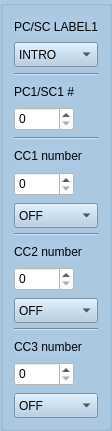
     <widget class="QGroupBox" name="columnbox1">
      <property name="geometry">
       <rect>
        <x>10</x>
        <y>50</y>
        <width>111</width>
        <height>431</height>
       </rect>
      </property>
      <property name="styleSheet">
       <string notr="true">background-color: rgb(172, 202, 227);</string>
      </property>
      <layout class="QVBoxLayout" name="verticalLayout_5">
       <item>
        <widget class="QLabel" name="label_BankPC1_1">
         <property name="sizePolicy">
          <sizepolicy hsizetype="Fixed" vsizetype="Preferred">
           <horstretch>0</horstretch>
           <verstretch>0</verstretch>
          </sizepolicy>
         </property>
         <property name="maximumSize">
          <size>
           <width>16777215</width>
           <height>30</height>
          </size>
         </property>
         <property name="text">
          <string>PC/SC LABEL1</string>
         </property>
        </widget>
       </item>
       <item>
        <widget class="QComboBox" name="presetLabel1_1">
         <property name="minimumSize">
          <size>
           <width>0</width>
           <height>25</height>
          </size>
         </property>
         <property name="styleSheet">
          <string notr="true">background-color: rgb(172, 202, 227);</string>
         </property>
         <item>
          <property name="text">
           <string>INTRO</string>
          </property>
         </item>
         <item>
          <property name="text">
           <string>VERSE</string>
          </property>
         </item>
         <item>
          <property name="text">
           <string>CHORUS</string>
          </property>
         </item>
         <item>
          <property name="text">
           <string notr="true">SOLO</string>
          </property>
         </item>
         <item>
          <property name="text">
           <string>OUTRO</string>
          </property>
         </item>
         <item>
          <property name="text">
           <string>BRIDGE</string>
          </property>
         </item>
        </widget>
       </item>
       <item>
        <widget class="Line" name="line_2">
         <property name="orientation">
          <enum>Qt::Horizontal</enum>
         </property>
        </widget>
       </item>
       <item>
        <widget class="QLabel" name="label_PC1_1">
         <property name="sizePolicy">
          <sizepolicy hsizetype="Fixed" vsizetype="Preferred">
           <horstretch>0</horstretch>
           <verstretch>0</verstretch>
          </sizepolicy>
         </property>
         <property name="maximumSize">
          <size>
           <width>16777215</width>
           <height>30</height>
          </size>
         </property>
         <property name="text">
          <string>PC1/SC1 #</string>
         </property>
        </widget>
       </item>
       <item>
        <widget class="QSpinBox" name="spinBox_PC1_1">
         <property name="sizePolicy">
          <sizepolicy hsizetype="Fixed" vsizetype="Fixed">
           <horstretch>0</horstretch>
           <verstretch>0</verstretch>
          </sizepolicy>
         </property>
         <property name="minimumSize">
          <size>
           <width>60</width>
           <height>24</height>
          </size>
         </property>
         <property name="maximumSize">
          <size>
           <width>60</width>
           <height>16777215</height>
          </size>
         </property>
         <property name="styleSheet">
          <string notr="true">background-color: rgb(255, 255, 255);</string>
         </property>
         <property name="accelerated">
          <bool>true</bool>
         </property>
         <property name="maximum">
          <number>127</number>
         </property>
        </widget>
       </item>
       <item>
        <widget class="Line" name="line_12">
         <property name="orientation">
          <enum>Qt::Horizontal</enum>
         </property>
        </widget>
       </item>
       <item>
        <widget class="QLabel" name="label_CC1_1">
         <property name="sizePolicy">
          <sizepolicy hsizetype="Fixed" vsizetype="Preferred">
           <horstretch>0</horstretch>
           <verstretch>0</verstretch>
          </sizepolicy>
         </property>
         <property name="maximumSize">
          <size>
           <width>16777215</width>
           <height>30</height>
          </size>
         </property>
         <property name="text">
          <string>CC1 number</string>
         </property>
        </widget>
       </item>
       <item>
        <widget class="QSpinBox" name="spinBox_CC1_1">
         <property name="sizePolicy">
          <sizepolicy hsizetype="Fixed" vsizetype="Fixed">
           <horstretch>0</horstretch>
           <verstretch>0</verstretch>
          </sizepolicy>
         </property>
         <property name="minimumSize">
          <size>
           <width>60</width>
           <height>24</height>
          </size>
         </property>
         <property name="maximumSize">
          <size>
           <width>60</width>
           <height>16777215</height>
          </size>
         </property>
         <property name="styleSheet">
          <string notr="true">background-color: rgb(255, 255, 255);</string>
         </property>
         <property name="accelerated">
          <bool>true</bool>
         </property>
         <property name="maximum">
          <number>127</number>
         </property>
        </widget>
       </item>
       <item>
        <widget class="QComboBox" name="onoff1_1">
         <property name="minimumSize">
          <size>
           <width>0</width>
           <height>25</height>
          </size>
         </property>
         <property name="maximumSize">
          <size>
           <width>16777215</width>
           <height>22</height>
          </size>
         </property>
         <property name="styleSheet">
          <string notr="true">background-color: rgb(172, 202, 227);</string>
         </property>
         <item>
          <property name="text">
           <string>OFF</string>
          </property>
         </item>
         <item>
          <property name="text">
           <string>ON</string>
          </property>
         </item>
        </widget>
       </item>
       <item>
        <widget class="Line" name="line_22">
         <property name="orientation">
          <enum>Qt::Horizontal</enum>
         </property>
        </widget>
       </item>
       <item>
        <widget class="QLabel" name="label_CC2_1">
         <property name="sizePolicy">
          <sizepolicy hsizetype="Fixed" vsizetype="Preferred">
           <horstretch>0</horstretch>
           <verstretch>0</verstretch>
          </sizepolicy>
         </property>
         <property name="maximumSize">
          <size>
           <width>16777215</width>
           <height>30</height>
          </size>
         </property>
         <property name="text">
          <string>CC2 number</string>
         </property>
        </widget>
       </item>
       <item>
        <widget class="QSpinBox" name="spinBox_CC2_1">
         <property name="sizePolicy">
          <sizepolicy hsizetype="Fixed" vsizetype="Fixed">
           <horstretch>0</horstretch>
           <verstretch>0</verstretch>
          </sizepolicy>
         </property>
         <property name="minimumSize">
          <size>
           <width>60</width>
           <height>24</height>
          </size>
         </property>
         <property name="maximumSize">
          <size>
           <width>60</width>
           <height>16777215</height>
          </size>
         </property>
         <property name="styleSheet">
          <string notr="true">background-color: rgb(255, 255, 255);</string>
         </property>
         <property name="accelerated">
          <bool>true</bool>
         </property>
         <property name="maximum">
          <number>127</number>
         </property>
        </widget>
       </item>
       <item>
        <widget class="QComboBox" name="onoff2_1">
         <property name="minimumSize">
          <size>
           <width>0</width>
           <height>25</height>
          </size>
         </property>
         <property name="maximumSize">
          <size>
           <width>16777215</width>
           <height>22</height>
          </size>
         </property>
         <property name="styleSheet">
          <string notr="true">background-color: rgb(172, 202, 227);</string>
         </property>
         <item>
          <property name="text">
           <string>OFF</string>
          </property>
         </item>
         <item>
          <property name="text">
           <string>ON</string>
          </property>
         </item>
        </widget>
       </item>
       <item>
        <widget class="Line" name="line_23">
         <property name="orientation">
          <enum>Qt::Horizontal</enum>
         </property>
        </widget>
       </item>
       <item>
        <widget class="QLabel" name="label_CC3_1">
         <property name="sizePolicy">
          <sizepolicy hsizetype="Fixed" vsizetype="Preferred">
           <horstretch>0</horstretch>
           <verstretch>0</verstretch>
          </sizepolicy>
         </property>
         <property name="maximumSize">
          <size>
           <width>16777215</width>
           <height>30</height>
          </size>
         </property>
         <property name="text">
          <string>CC3 number</string>
         </property>
        </widget>
       </item>
       <item>
        <widget class="QSpinBox" name="spinBox_CC3_1">
         <property name="sizePolicy">
          <sizepolicy hsizetype="Fixed" vsizetype="Fixed">
           <horstretch>0</horstretch>
           <verstretch>0</verstretch>
          </sizepolicy>
         </property>
         <property name="minimumSize">
          <size>
           <width>60</width>
           <height>24</height>
          </size>
         </property>
         <property name="maximumSize">
          <size>
           <width>60</width>
           <height>16777215</height>
          </size>
         </property>
         <property name="styleSheet">
          <string notr="true">background-color: rgb(255, 255, 255);</string>
         </property>
         <property name="accelerated">
          <bool>true</bool>
         </property>
         <property name="maximum">
          <number>127</number>
         </property>
        </widget>
       </item>
       <item>
        <widget class="QComboBox" name="onoff3_1">
         <property name="minimumSize">
          <size>
           <width>0</width>
           <height>25</height>
          </size>
         </property>
         <property name="maximumSize">
          <size>
           <width>16777215</width>
           <height>22</height>
          </size>
         </property>
         <property name="styleSheet">
          <string notr="true">background-color: rgb(172, 202, 227);</string>
         </property>
         <item>
          <property name="text">
           <string>OFF</string>
          </property>
         </item>
         <item>
          <property name="text">
           <string>ON</string>
          </property>
         </item>
        </widget>
       </item>
      </layout>
     </widget>
